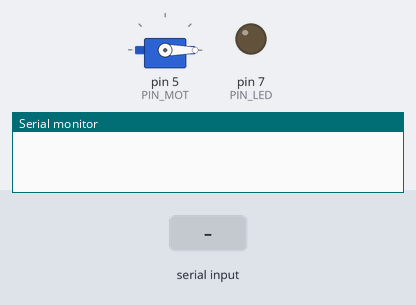
The sketch below on a simulated Arduino Uno, built with avr-gcc and run on an emulated ATmega328P. Shown: servo, output pins drawn as LEDs (lit = HIGH), the last lines printed to the serial monitor. The inputs (shaded band) are chosen by the test bench.

Above: at 1.2 s.
1.3 s: "90,45,200\n" received over Serial
At 3.0 s:
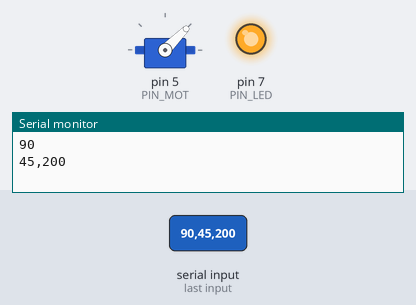
3.8 s: "30,150,10,200\n" received over Serial
At 5.1 s:
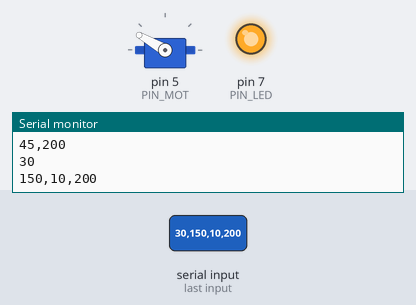
6.3 s: "5\n" received over Serial
At 7.7 s:
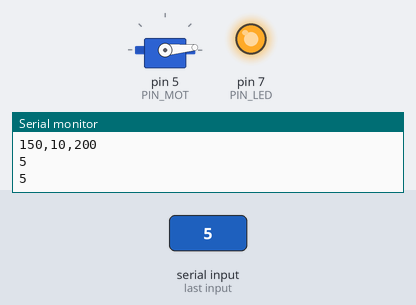
8.8 s: "200\n" received over Serial
At 10.9 s:
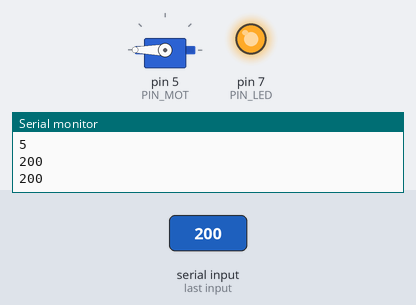
11.3 s: "1,90\n" received over Serial
At 12.9 s:
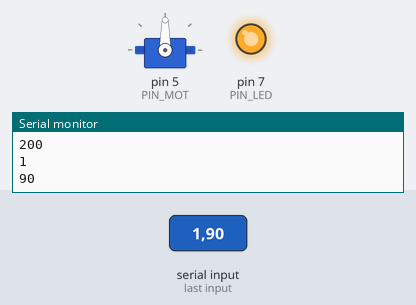
13.8 s: "30,150,10\n" received over Serial
At 16.1 s:
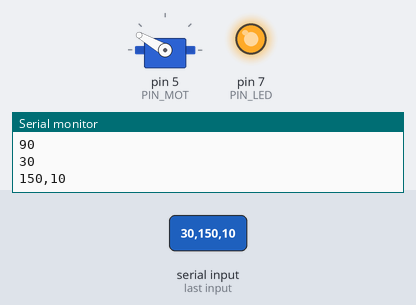
Timing chart, 0 to 17.3 s (numbered marks = the images above; inputs shaded):
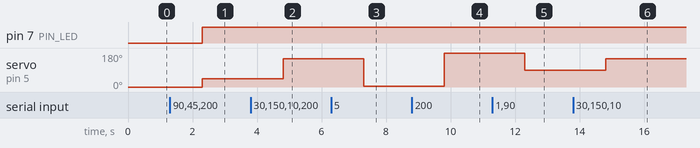

Measured:
- after the input at 1.3 s, pin 7 (PIN_LED): LOW → HIGH after 1.0 s; servo on pin 5 (PIN_MOT): 0° → 45° after 1.0 s
- after the input at 3.8 s, servo on pin 5 (PIN_MOT): 45° → 150° after 1.0 s
- after the input at 6.3 s, servo on pin 5 (PIN_MOT): 150° → 5° after 1.0 s
- after the input at 8.8 s, servo on pin 5 (PIN_MOT): 5° → 180° after 1.0 s
- after the input at 11.3 s, servo on pin 5 (PIN_MOT): 180° → 90° after 1.0 s
- after the input at 13.8 s, servo on pin 5 (PIN_MOT): 90° → 150° after 1.0 s

The sketch:

EnviodeDatosPrueba.ino
```cpp
#include <Servo.h>
#define PIN_LED 7
#define PIN_MOT 5

Servo mot;

void setup() {
  Serial.begin(9600);
  delay(30);
  pinMode(PIN_LED, OUTPUT);
  digitalWrite(PIN_LED,0);
  mot.attach(PIN_MOT);
  mot.write(0);
}

int vmot=0,vled=0,pos;
String cad,cad1,cad2;

void loop() {
  if(Serial.available()){
    cad = Serial.readString();
    pos = cad.indexOf(',');
    cad1= cad.substring(0,pos);
    cad2= cad.substring(pos+1);
    if(vled != cad1.toInt()){
      vled = cad1.toInt();
      digitalWrite(PIN_LED,vled);
    }
    if(vmot != cad2.toInt()){
      vmot = cad2.toInt();
      mot.write(vmot);
    }

    Serial.println(cad1);
    Serial.println(cad2);


  }

}
```
